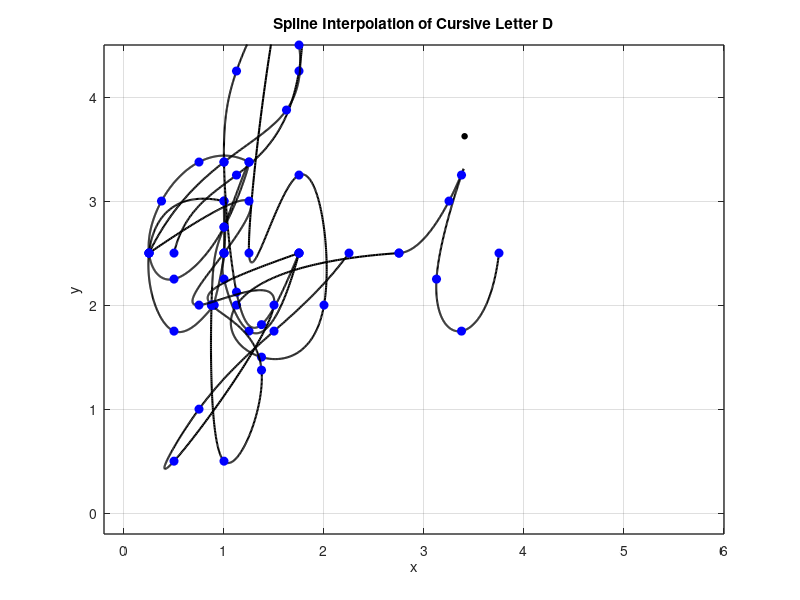

The MATLAB source for this figure:
%% letter a 

% Define data points for x and y coordinates
x = [1 0.25 0.5 0.9 0.9 1 1 1 1 1.25 1.75];
y = [3 2.5 1.75 2 2 2.5 3 2.5 2.25 1.75 2.5];

n = length(x);
t = 0:n-1; % Parametric coordinate t
tt = 0:0.01:n-1; % More dense coordinate tt for spline interpolation

% Compute spline interpolation
xx = spline(t, x, tt);
yy = spline(t, y, tt);

% Plot settings
figure(1)
plot(xx, yy, 'k', 'LineWidth', 1.5) % plot spline
hold on
plot(x, y, 'bo', 'MarkerFaceColor', 'b') % plot data points
axis([-0.2 6 -0.2 4.5])
grid on
title('Spline Interpolation of Cursive Letter D')
xlabel('x')
ylabel('y')
set(gca, 'FontSize', 10, 'LineWidth', 1)
grid on

%% letter b 

% Define data points for x and y coordinates
x = [0.5 1.125 1.75 1.625 1.25 1.75 2 1.375 1.125 2.75];
y = [2.5 3.25 4.25 5.25 2.5 3.25 2 1.5 2 2.5];

n = length(x);
t = 0:n-1; % Parametric coordinate t
tt = 0:0.01:n-1; % More dense coordinate tt for spline interpolation

% Compute spline interpolation
xx = spline(t, x, tt);
yy = spline(t, y, tt);

% Plot settings
figure(1)
plot(xx, yy, 'k', 'LineWidth', 1.5) % plot spline
hold on
plot(x, y, 'bo', 'MarkerFaceColor', 'b') % plot data points
axis([-0.2 6 -0.2 4.5])
grid on
title('Spline Interpolation of Cursive Letter B')
xlabel('x')
ylabel('y')
set(gca, 'FontSize', 10, 'LineWidth', 1)
grid on

%% Letter i
% Define data points for x and y coordinates
x = [2.75 3.25 3.375 3.125 3.375 3.75];
y = [2.5 3 3.25 2.25 1.75 2.5];
dot_x = 3.375;
dot_y = 3.625; 

n = length(x);
t = 0:n-1; % Parametric coordinate t
tt = 0:0.01:n-1; % More dense coordinate tt for spline interpolation

% Compute spline interpolation
xx = spline(t, x, tt);
yy = spline(t, y, tt);

% Plot settings
figure(1)
plot(xx, yy, 'k', 'LineWidth', 1.5) % plot spline
hold on
plot(x, y, 'bo', 'MarkerFaceColor', 'b') % plot data points
text(dot_x, dot_y, '•', 'Color', 'k', 'FontSize', 13);
axis([-0.2 6 -0.2 4.5])
grid on
title('Spline Interpolation of Cursive Letter I')
xlabel('x')

%% l

% Define data point for x and y coordinates 
x = [0.25, 1.00, 1.625, 1.75, 1.50, 1.125, 1.00, 1.125, 1.375, 1.75];
y = [2.50, 3.375,3.875, 4.5, 4.875, 4.25, 3.375, 2.125, 1.8125, 2.5];

n = length(x);
t = 0:n-1; % Parametric coordinate t
tt = 0:0.01:n-1; % More dense coordinate tt for spline interpolation

% Compute spline interpolation
xx = spline(t, x, tt);
yy = spline(t, y, tt);

% Plot settings
figure(1)
plot(xx, yy, 'k', 'LineWidth', 1.5) % plot spline
hold on
plot(x, y, 'bo', 'MarkerFaceColor', 'b') % plot data points
axis([-0.2 6 -0.2 4.5])
grid on
title('Spline Interpolation of Cursive Letter L')
xlabel('x')
ylabel('y')
set(gca, 'FontSize', 10, 'LineWidth', 1)
grid on

%% q 

% Define data points for x and y coordinates 
x = [1.25, 0.75, 0.375, 0.25, 0.5, 1, 1.25, 1, 0.875, 1, 1.375,...
    0.875, 1.75];
y = [3.375, 3.375, 3, 2.5, 2.25, 2.75, 3.375, 2.75, 2, 0.5, 1.375,...
    2, 2.5];

n = length(x);
t = 0:n-1; % Parametric coordinate t
tt = 0:0.01:n-1; % More dense coordinate tt for spline interpolation

% Compute spline interpolation
xx = spline(t, x, tt);
yy = spline(t, y, tt);

% Plot settings
figure(1)
plot(xx, yy, 'k', 'LineWidth', 1.5) % plot spline
hold on
plot(x, y, 'bo', 'MarkerFaceColor', 'b') % plot data points
axis([-0.2 6 -0.2 4.5])
grid on
title('Spline Interpolation of Cursive Letter Q')
xlabel('x')
ylabel('y')
set(gca, 'FontSize', 10, 'LineWidth', 1)
grid on

%% z

% Define data points for x and y coordinates
x = [0.25 1.25 1 0.75 1.5 0.5 0.75 1.5 2.25];
y = [2.5 3 2.5 2 2 0.5 1 1.75 2.5];

n = length(x);
t = 0:n-1; % Parametric coordinate t
tt = 0:0.01:n-1; % More dense coordinate tt for spline interpolation

% Compute spline interpolation
xx = spline(t, x, tt);
yy = spline(t, y, tt);

% Plot settings
figure(1)
plot(xx, yy, 'k', 'LineWidth', 1.5) % plot spline
hold on
plot(x, y, 'bo', 'MarkerFaceColor', 'b') % plot data points
axis([-0.2 6 -0.2 4.5])
grid on
title('Spline Interpolation of Cursive Letter D')
xlabel('x')
ylabel('y')
set(gca, 'FontSize', 10, 'LineWidth', 1)
grid on
